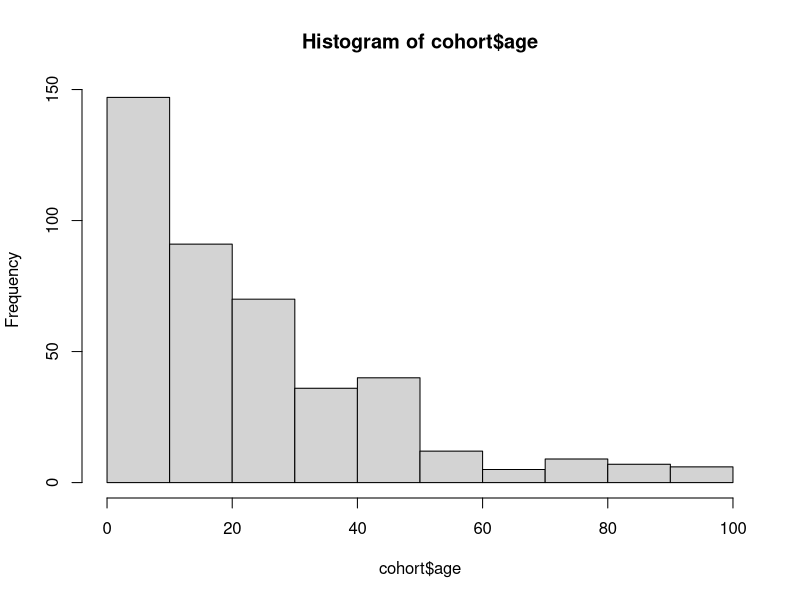
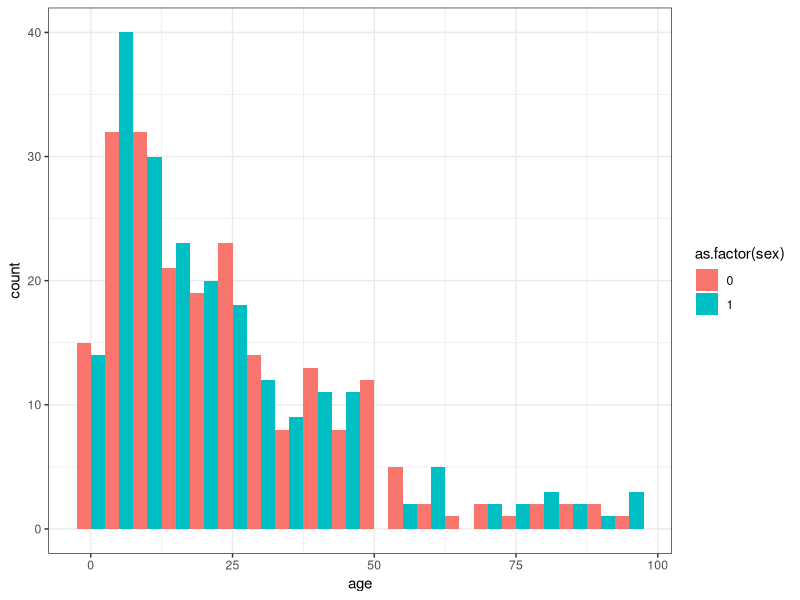
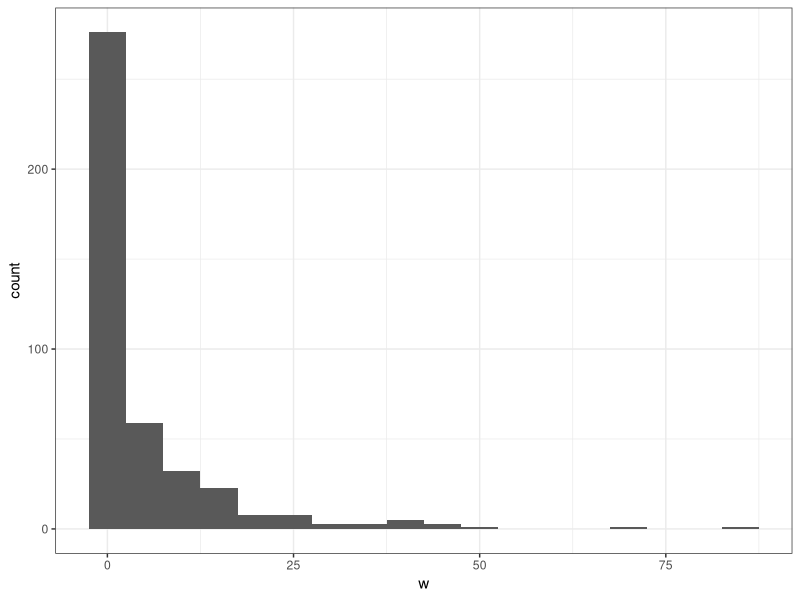
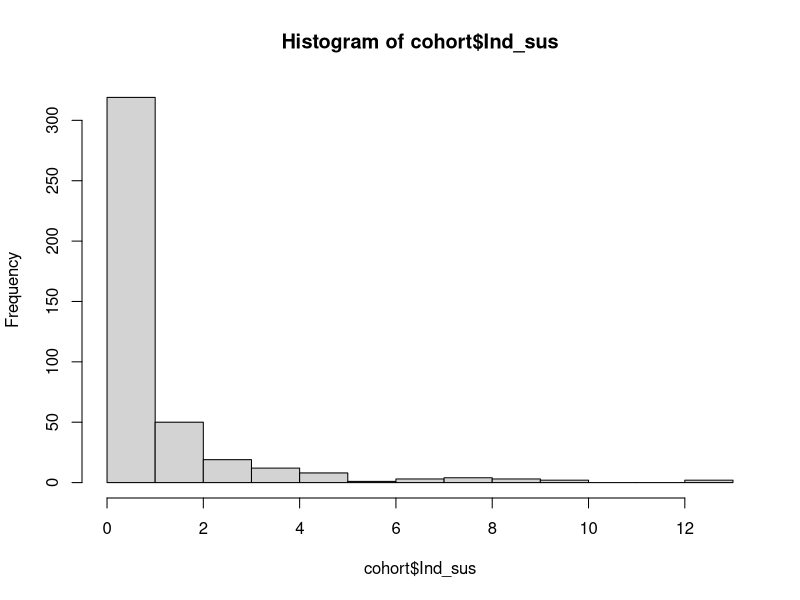
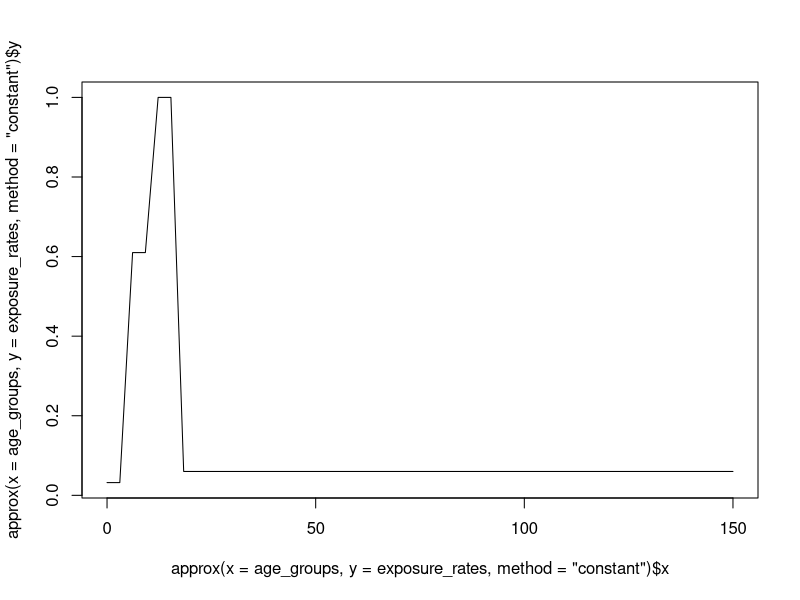

These charts were generated, in order, by the following R code: (Note: this script raises an error after producing the figures.)
#############################
#Author: Veronica Malizia
#Date: 27/10/2021
#R version: 3.6.1

#This will generate a first toy model, without human demography (no age/birth/deaths)
#and basic transmission dynamics with a central reservoir.
#Data: Initial cohort population from WORMSIM input file
#############################
rm(list = ls())

library(tidyverse)
library(readxl)
library(foreach)
library(doParallel)

################
#Initial population
#Starting with the initial cohort
################
pop0 <- read_xlsx("Initial population.xlsx")
death_rates <- read.csv("death_rates_Uganda_2019.csv")
prob_death <- read.csv("prob_death_Uganda_2019.csv")
le <- 60 #Life expectancy (Uganda)
#compute death rate from surv_table

cohort <- tibble(age = round(c(runif(pop0$N_males[1], 0, pop0$Age_limit[1]),
                               runif(pop0$N_females[1], 0, pop0$Age_limit[1]))),
                 sex = c(rep(0, pop0$N_males[1]), rep(1, pop0$N_females[1])))
#0=male, 1=female
for(i in 2:nrow(pop0)){
  tmp <- tibble(age = round(c(runif(pop0$N_males[i], pop0$Age_limit[i-1]+1, pop0$Age_limit[i]),
                              runif(pop0$N_females[i], pop0$Age_limit[i-1]+1, pop0$Age_limit[i]))),
                sex = c(rep(0, pop0$N_males[i]), rep(1, pop0$N_females[i])))
  cohort <- rbind(cohort, tmp) 
}

hist(cohort$age)

ggplot(cohort,aes(x=age,group=as.factor(sex),fill= as.factor(sex)))+
  geom_histogram(position="dodge",binwidth=5)+
  theme_bw()

##Parameters
T <- 100 #number of years
#monthly time step
birth_rate <- 37 #Crude birth rate Uganda (per 1000 individuals)
k_w <- 0.24 #Anderson, Turner (2016)
v <- 1 #Transmission probability
zeta <- 0.1 #overall exposure rate
Tw <- 5.7 #Average worm's lifespan in host (years)(Anderson and May 1985a)
phi1 <- exp(-1/(Tw*12)) #(monthly) dyeing probability of worms within the host
#phi2 <- exp(-1/(xx*12)) #survival probability of particles in the reservoir
alpha <- 0.24 #expected number of eggs per sample per worm pair (Sake 1996)
z <- 0.0007
k_e <- 0.22 #aggregation parameter of egg counts detected (0.1 SCHISTOX; 0.22 Sake1992)
# a <- 1.2 #a, b, c, parameter of the exp saturating function for the material the clous (saturating of available snails)
# b <- 0.0213
# c <- 0.0861
co_rate <- 1 #Average contribution rate (monthly) #miracidia infecting snails per month
expanding_factor <- 1 #Multiplicative factor of miracidia in snails. (i.e. N.of cercariae released)
dens_dep <- F
mda <- tibble(age.lo = 5,
             age.hi = 15,
             start = 0, #50
             end = 0, #70
             frequency = 1, #annual
             coverage = 0.75,
             efficacy = 0.80)

#Population is initialized with a given worms distribution
#(Initial/external Force of Infection)
cohort <- cohort %>%
  mutate(w = rnbinom(nrow(cohort), size=k_w, mu=6),
         Ind_sus = rgamma(nrow(cohort), shape = k_w, scale = 1/k_w))

ggplot(cohort,aes(x=w))+
  geom_histogram(binwidth=5)+ theme_bw()
hist(cohort$Ind_sus)

#Functions
age_groups <- c(0, 5, 10, 16, 150)
exposure_rates <- c(0.032, 0.61, 1, 0.06, 0.06)
Age_profile <- function(a){
  approx(x=age_groups, y=exposure_rates, xout=c(a), method = "constant")
}
plot(approx(x=age_groups, y=exposure_rates, method = "constant"), type = 'l')
foi <- function(l, zeta, v, a, is){
  Rel_ex <- Age_profile(a)$y * is
  return(l * zeta * v * Rel_ex)
}
cum_exp <- sum(Age_profile(cohort$age)$y*cohort$Ind_sus) #Cumulative exposure
egg_prod <- function(alpha, beta, w){ #Hyperbolic saturating function for egg production
  f <- (alpha*w) / (1 + ((alpha*w) / beta))
  return(f)
}
exp_sat <- function(a, b, c, x){ #Exponential saturating function
  f <- a*(1-exp(-b*x))*(1-exp(-c*x)) #translating eggs into miracidiae in snails
  return(f)
}

#Compute initial worms' pair
mw0 <- rbinom(length(cohort$w), cohort$w, 0.5) #male worms
fw0 <- cohort$w-mw0 #female worms
#Create initial cloud
eggs <- alpha*(pmin(mw0, fw0))*exp(-z*fw0)
contributions <- eggs * Age_profile(cohort$age)$y * cohort$Ind_sus


seeds <- 5
writeLines(c(""), "Sink.txt") #initiate log file

cluster <- makeCluster(min(parallel::detectCores(logical = FALSE), seeds))
registerDoParallel(cluster)

results <- foreach(k = 1:seeds,
                   .inorder = TRUE,
                   .errorhandling = "remove",
                   #.combine = bind_rows,
                   .packages = c("tidyverse")) %dopar% {
                    #for each seed:

                    #Time step events, for each individual
                    #Initialize
                    pop <- cohort %>%
                      mutate(mw = mw0, #male worms
                             fw = fw0) #female worms
                    N <- nrow(pop)
                    SAC <- which(pop$age >= 5 & pop$age <= 15)
                    
                    true_prev <- length(which(pop$w>0))/N
                    eggs_prev <- c(0)
                    eggs_prev_SAC <- c(0)
                    Heggs_prev <- c(0)
                    
                    #Create initial cloud
                    cloud <- sum(contributions) #External FOI (to start infection)
                    #m_in <- rep(0, 12*T)
                    for(t in 1:(12*T)){
                      
                      sink("Sink.txt", append=TRUE)
                      cat(paste(Sys.time(), ": Starting seed", k, "time step", t, "\n", sep = " "))
                      sink()
                      
                      #Individual events
                      nw <- rep(0, nrow(pop)) #individual exposures
                      ec <- eggs #individual egg counts
                      co <- contributions #individual contributions
                      
                      #Births
                      #for now birth rate does not depend on age-specific female fertility 
                      births <- rpois(1, (birth_rate*(nrow(pop)/1000))/12)
                      nb <- tibble(age = rep(0, births),
                                   sex = as.numeric(rbernoulli(births, 0.5)),
                                   w = rep(0, births),
                                   Ind_sus = rgamma(1, shape = k_w, scale = 1/k_w),
                                   mw = rep(0, births),
                                   fw = rep(0, births)) #new born
                      
                      pop <- bind_rows(pop, nb)
                      
                      #Deaths
                      ag <- as.numeric(cut(pop$age, c(-1, prob_death$Age_hi))) #age groups
                      # pop <- pop %>%
                      #   mutate(ag = ag)
                      dead <- c()
                      for(i in 1:nrow(pop)){
                        if(pop$sex[i]==0){
                          if(rbernoulli(1, p=prob_death[ag[i], "Male"]/12))
                            dead <- c(dead, i)
                        }
                        if(pop$sex[i]==1){
                          if(rbernoulli(1, p=prob_death[ag[i], "Female"]/12))
                            dead <- c(dead, i)
                        }    
                      }
                      
                      if(length(dead)>0)
                        pop <- pop[-dead,]
                      
                      #Update age and population size
                      pop$age <- pop$age + 1/12
                      N <- c(N, nrow(pop))
                      SAC <- which(pop$age >= 5 & pop$age <= 15)
                      
                      for(i in 1:nrow(pop)){
                        #Exposure
                        #The individual assumes new worms nw (FOI)
                        #and only a portion survives from the previous month
                        rate <- foi(l=cloud, zeta, v, a=pop$age[i], is=pop$Ind_sus[i])
                        nw[i] <- rpois(1, rate/cum_exp)
                        #they are assigned sex
                        malesnw <- rbinom(1, nw[i], 0.5)
                        
                        #Worms
                        #Worms' pairs (so mature) produce eggs
                        wp <- min(pop$mw[i], pop$fw[i])
                        eggs <- alpha*wp #*exp(-z*fw[i])
                        #Diagnosis 
                        ec[i] <- rnbinom(1, size=k_e, mu=eggs) 
                        
                        #Individual contribution 
                        #Eggs released that will become miracidia and infect snails
                        #neglect contribution rate for now
                        co[i] <- co_rate * eggs * Age_profile(pop$age[i])$y * pop$Ind_sus[i]
                        
                        #Control (MDA: 75% coverage, annual to SAC, starting to year 50 to 70)
                        if(t %in% c(12*seq(mda$start, mda$end, mda$frequency))){
                          if(pop$age[i] >= mda$age.lo & pop$age[i] <= mda$age.hi){
                            if(rbernoulli(1, mda$coverage)){ #it works in around 75% of the target pop
                              pop$mw[i] <- round((1-mda$efficacy)*pop$mw[i])
                              pop$fw[i] <- round((1-mda$efficacy)*pop$fw[i])
                           }
                         }
                        }
                        
                        #Worms are updated for the next month with:
                        #the newborn, which will be mature the next month
                        #also with survival portion of males and females worms from the previous month
                        pop$mw[i] <- pop$mw[i] - rbinom(1, pop$mw[i], phi1) + malesnw
                        pop$fw[i] <- pop$fw[i] - rbinom(1, pop$fw[i], phi1) + (nw[i] - malesnw)
                      }
                      #Reservoir/cloud
                      #Miracidiae intake at step t from the cloud
                      #m_in[t] <- sum(co)
                      #try first simple cloud without snails
                      #cloud <- m_in[t - 1]*expanding_factor
                      cloud <- sum(co) 
                      # if(t < 12*3) #External foi to start infection (3 years)
                      #   cloud <- cloud + Ext_foi
                      
                      #Summary statistics
                      true_prev[t] <- length(which(pop$mw>0|pop$fw>0))/nrow(pop)
                      eggs_prev[t] <- length(which(ec>0))/nrow(pop)
                      eggs_prev_SAC[t] <- length(which(ec[SAC]>0))/length(SAC)
                      Heggs_prev[t] <- length(which((ec*24)>=400))/nrow(pop)
                    }

                    res <- tibble(time = 1:(12*T),
                                  seed = rep(k, (12*T)),
                                  pop_size = N[-1],
                                  true_prev = true_prev,
                                  eggs_prev = eggs_prev,
                                  eggs_prev_SAC = eggs_prev_SAC,
                                  Heggs_prev = Heggs_prev)
                    #I would add seed number
                   }

stopCluster(cluster)

#Collating results
res <- bind_rows(results)

#Average results over simulations
avg_res <- res %>%
  group_by(time) %>%
  summarise(N = mean(pop_size),
            true_prev = mean(true_prev),
            eggs_prev = mean(eggs_prev),
            eggs_prev_SAC = mean(eggs_prev_SAC),
            Heggs_prev = mean(Heggs_prev))

#Plot population size
ggplot(res) +
  geom_line(aes(x=time, y=pop_size, group = seed), color = "grey20", alpha = 0.3) +
  geom_line(data=avg_res, aes(x=time, y=N), size=1) +
  scale_y_continuous(name = "Population size (counts)",
                     breaks = seq(0, 1000, 200),
                     #limits = c(0, 1000),
                     expand = c(0, 0)) +
  scale_x_continuous(name = "Time [years]",
                     limits = c(0, T*12),
                     expand = c(0, 0)) +
  expand_limits(x = 0,y = 0)

#Plot prevalence
ggplot(res) +
  geom_line(aes(x=time, y=true_prev, group = seed), color = "grey20", alpha = 0.3) +
  geom_line(data=avg_res, aes(x=time, y=true_prev, color="True")) +
  geom_line(aes(x=time, y=eggs_prev, group = seed), color = "turquoise", alpha = 0.3) +
  geom_line(data=avg_res, aes(x=time, y=eggs_prev, color="KK-based")) +
  geom_line(aes(x=time, y=eggs_prev_SAC, group = seed), color = "light green", alpha = 0.3) +
  geom_line(data=avg_res, aes(x=time, y=eggs_prev_SAC, color="KK-based in SAC")) +
  geom_line(aes(x=time, y=Heggs_prev, group = seed), color = "coral", alpha = 0.3) +
  geom_line(data=avg_res, aes(x=time, y=Heggs_prev, color="High intensities")) +
  scale_color_manual(name = "Prevalence:",
                     values = c("True" = "black",
                                "KK-based" = "dark blue",
                                "KK-based in SAC" = "dark green",
                                "High intensities" = "dark red")) +
  scale_y_continuous(name = "Prevalence (fraction)",
                     breaks = seq(0, 1, 0.2),
                     limits = c(0, 1),
                     expand = c(0, 0)) +
  scale_x_continuous(name = "Time [Months]",
                     limits = c(0, 1200),
                     expand = c(0, 0)) +
  expand_limits(x = 0,y = 0)

#Average results
avg_res <- lapply(results, function(x) x$true_prev)
avg_res <- matrix(unlist(avg_res), ncol = 12*T, byrow = TRUE)
#runs <- tibble(True_prev = avg_res)
avg_trueprev <- apply(avg_res, 2, mean)

avg_res <- lapply(results, function(x) x$eggs_prev)
avg_res <- matrix(unlist(avg_res), ncol = 12*T, byrow = TRUE)
#runs <- bind_cols(runs, Eggs_prev = )
avg_eggsprev <- apply(avg_res, 2, mean)

avg_res <- lapply(results, function(x) x$eggs_prev_SAC)
avg_res <- matrix(unlist(avg_res), ncol = 12*T, byrow = TRUE)
avg_eggsprevSAC <- apply(avg_res, 2, mean)

avg_res <- lapply(results, function(x) x$Heggs_prev)
avg_res <- matrix(unlist(avg_res), ncol = 12*T, byrow = TRUE)
avg_Heggsprev <- apply(avg_res, 2, mean)


plot(avg_trueprev, type = 'l', xlab = "Time [Months]", ylim=c(0, 1))
lines(avg_eggsprev, type = 'l', xlab ="Time [Months]", col="dark blue")
lines(avg_eggsprevSAC, type = 'l', xlab ="Time [Months]", col="dark green")
lines(avg_Heggsprev, type = 'l', xlab ="Time [Months]", col="dark red")

# plot(res$true_prev[which(res$time>1400 & res$time<1800)], type = 'l', xlab ="Time [Months]")
# plot(res$eggs_prev[which(res$time>1400 & res$time<1800)], type = 'l', xlab ="Time [Months]")
# plot(res$eggs_prev_SAC[which(res$time>1400 & res$time<1800)], type = 'l',
#       col="red", xlab ="Time [Months]")
